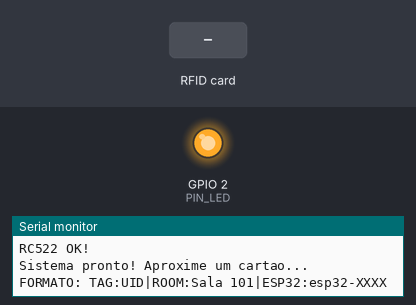
Bench run of a sketch on a simulated ESP32. Parts: output pins drawn as LEDs (lit = HIGH), the last lines printed to the serial monitor. Dashed ring = blinking. The test bench sets the inputs (shaded band). Pins used as bus, display or sensor lines are not drawn.

Above: at 1.2 s.
At 2.9 s:
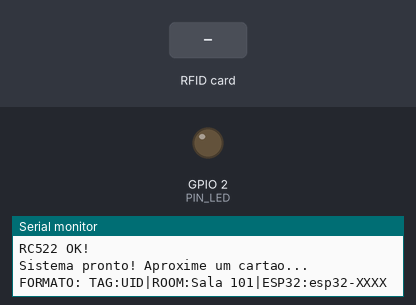
3.0 s: RFID card 5E 7A 19 C4 held to the reader
At 3.1 s:
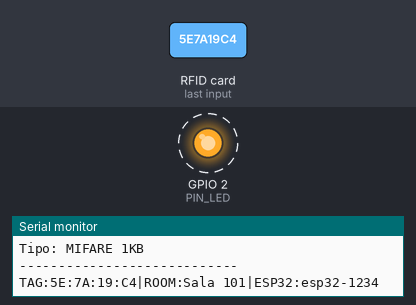
Timing chart, 0 to 6.0 s (numbered marks = the images above; inputs shaded):
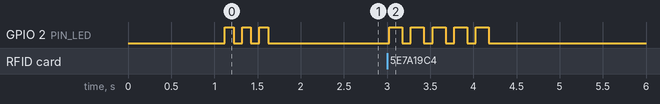

Measured:
- after the input at 3.0 s, GPIO 2 (PIN_LED): alternates HIGH for 0.15 s and LOW for 0.10 s, 10 changes in all, then stays LOW, starting at once

The sketch:

esp32-rfid-serial.ino
```cpp
/*
  Grupo:
  Diego Tasso da Cunha Ferreira - 1230202973
  Lucas de Andrade Ramos Caramuru de Paiva - 1247907020
  Maria Julia Eduarda Maia Silva - 1240202810
  Pedro Henrique da Silva Novais - 1230119539
  Victor Jacques Freire Sampaio - 1230203770
  Daniel Nogueira da Silva - 1230109810
*/


// ESP32 RFID - Envia dados via Serial (sem WiFi)
// O computador recebe via Serial e envia via MQTT
#define MFRC522_SPICLOCK 1000000

#include <SPI.h>
#include <MFRC522.h>

// Pinos
static const uint8_t PIN_SDA = 4;   // SS/SDA (GPIO4 - ADC2_0, OK para SPI)
static const uint8_t PIN_RST = 5;   // RST (GPIO5 - OK)
static const uint8_t PIN_SCK = 18;  // SCK (GPIO18 - VSPI_SCK padrão)
static const uint8_t PIN_MISO = 19; // MISO (GPIO19 - VSPI_MISO padrão)
static const uint8_t PIN_MOSI = 23; // MOSI (GPIO23 - VSPI_MOSI padrão)
static const uint8_t PIN_LED = 2;   // LED (GPIO2 - OK)

MFRC522 rfid(PIN_SDA, PIN_RST);

unsigned long lastCardRead = 0;
const unsigned long CARD_COOLDOWN = 3000;

String esp32Id = ""; // ID único do ESP32 (será definido no setup)

String uidToString(const MFRC522::Uid *uid) {
  String s = "";
  for (byte i = 0; i < uid->size; i++) {
    if (uid->uidByte[i] < 0x10) s += "0";
    s += String(uid->uidByte[i], HEX);
    if (i + 1 < uid->size) s += ":";
  }
  s.toUpperCase();
  return s;
}

void blink(unsigned n = 2, unsigned onMs = 80, unsigned offMs = 80) {
  pinMode(PIN_LED, OUTPUT);
  for (unsigned i = 0; i < n; i++) {
    digitalWrite(PIN_LED, HIGH);
    delay(onMs);
    digitalWrite(PIN_LED, LOW);
    delay(offMs);
  }
}

String getESP32Id() {
  // Usar chip ID único do ESP32 (não requer WiFi)
  uint64_t chipid = ESP.getEfuseMac();

  // Converter para string hexadecimal (últimos 4 dígitos)
  char idStr[10];
  sprintf(idStr, "%04X", (uint16_t)(chipid >> 32));

  return String("esp32-") + String(idStr);
}

void setup() {
  pinMode(PIN_LED, OUTPUT);
  digitalWrite(PIN_LED, LOW);
  Serial.begin(115200);
  delay(1000);

  // Obter ID único do ESP32 (baseado no chip ID, sem WiFi)
  esp32Id = getESP32Id();

  Serial.println();
  Serial.println("========================================");
  Serial.println("ESP32 RFID - Modo Serial");
  Serial.println("========================================");
  Serial.print("ESP32 ID: ");
  Serial.println(esp32Id);
  Serial.println();
  Serial.println("Este ESP32 apenas lê cartões RFID");
  Serial.println("e envia os dados via Serial.");
  Serial.println("O computador recebe e envia via MQTT.");
  Serial.println();

  // Enviar identificação do ESP32
  Serial.print("ESP32_ID:");
  Serial.print(esp32Id);
  Serial.println();

  // Inicializar RFID
  pinMode(PIN_SDA, OUTPUT);
  digitalWrite(PIN_SDA, HIGH);
  SPI.begin(PIN_SCK, PIN_MISO, PIN_MOSI, PIN_SDA);
  delay(50);

  rfid.PCD_Init();
  rfid.PCD_SetAntennaGain(rfid.RxGain_max);

  byte version = rfid.PCD_ReadRegister(rfid.VersionReg);
  Serial.print("RC522 versao: 0x");
  Serial.println(version, HEX);

  if (version == 0x00 || version == 0xFF) {
    Serial.println("ERRO: RC522 nao encontrado!");
  } else {
    Serial.println("RC522 OK!");
  }

  Serial.println();
  Serial.println("Sistema pronto! Aproxime um cartao...");
  Serial.println();
  Serial.println("FORMATO: TAG:UID|ROOM:Sala 101|ESP32:esp32-XXXX");
  Serial.println();

  blink(3, 100, 100);
}

void loop() {
  // Verificar cartão
  if (!rfid.PICC_IsNewCardPresent()) {
    delay(5);
    return;
  }

  if (!rfid.PICC_ReadCardSerial()) {
    delay(5);
    return;
  }

  // Cooldown
  unsigned long now = millis();
  if (now - lastCardRead < CARD_COOLDOWN) {
    rfid.PICC_HaltA();
    rfid.PCD_StopCrypto1();
    return;
  }
  lastCardRead = now;

  // Ler UID
  String uid = uidToString(&rfid.uid);

  Serial.println("----- CARTÃO DETECTADO -----");
  Serial.print("UID: ");
  Serial.println(uid);

  MFRC522::PICC_Type t = rfid.PICC_GetType(rfid.uid.sak);
  Serial.print("Tipo: ");
  Serial.println(MFRC522::PICC_GetTypeName(t));
  Serial.println("----------------------------");

  // Enviar formato simples para o computador processar
  // Formato: TAG:UID|ROOM:Sala 101|ESP32:esp32-XXXX
  Serial.print("TAG:");
  Serial.print(uid);
  Serial.print("|ROOM:Sala 101|ESP32:");
  Serial.print(esp32Id);
  Serial.println();

  blink(5, 150, 100);

  rfid.PICC_HaltA();
  rfid.PCD_StopCrypto1();

  Serial.println();
}
```
